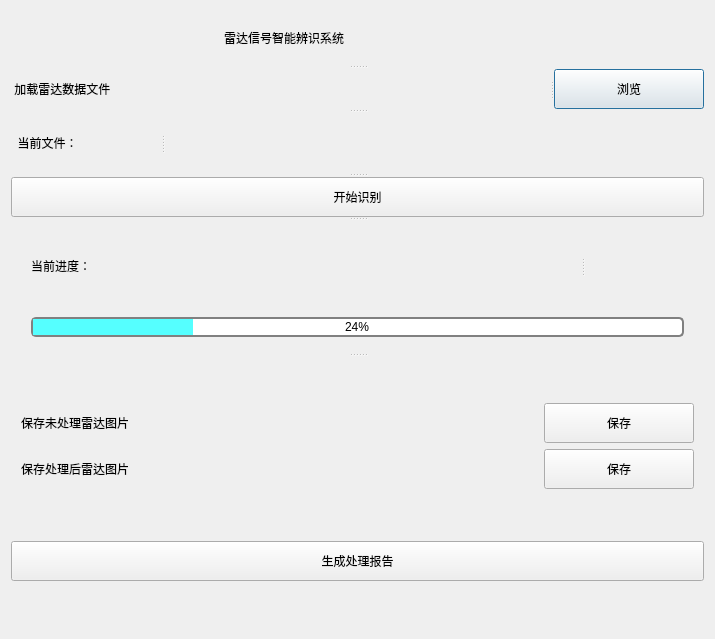
<?xml version="1.0" encoding="UTF-8"?>
<ui version="4.0">
 <class>RandaProcess</class>
 <widget class="QDialog" name="RandaProcess">
  <property name="geometry">
   <rect>
    <x>0</x>
    <y>0</y>
    <width>715</width>
    <height>639</height>
   </rect>
  </property>
  <property name="windowTitle">
   <string>RandaProcess</string>
  </property>
  <layout class="QHBoxLayout" name="horizontalLayout">
   <item>
    <widget class="QSplitter" name="splitter_5">
     <property name="orientation">
      <enum>Qt::Vertical</enum>
     </property>
     <widget class="QLabel" name="label_4">
      <property name="styleSheet">
       <string notr="true">font: 16pt &quot;Agency FB&quot;;</string>
      </property>
      <property name="text">
       <string>                                                                雷达信号智能辨识系统</string>
      </property>
     </widget>
     <widget class="QSplitter" name="splitter_4">
      <property name="orientation">
       <enum>Qt::Vertical</enum>
      </property>
      <widget class="QSplitter" name="splitter_3">
       <property name="orientation">
        <enum>Qt::Horizontal</enum>
       </property>
       <widget class="QLabel" name="label">
        <property name="styleSheet">
         <string notr="true">font: 16pt &quot;Agency FB&quot;;</string>
        </property>
        <property name="text">
         <string> 加载雷达数据文件</string>
        </property>
       </widget>
       <widget class="QPushButton" name="loadDZTButton">
        <property name="maximumSize">
         <size>
          <width>150</width>
          <height>40</height>
         </size>
        </property>
        <property name="text">
         <string>浏览</string>
        </property>
       </widget>
      </widget>
      <widget class="QSplitter" name="splitter_2">
       <property name="orientation">
        <enum>Qt::Horizontal</enum>
       </property>
       <widget class="QLabel" name="CurrentFile">
        <property name="minimumSize">
         <size>
          <width>101</width>
          <height>0</height>
         </size>
        </property>
        <property name="maximumSize">
         <size>
          <width>150</width>
          <height>60</height>
         </size>
        </property>
        <property name="text">
         <string>  当前文件：</string>
        </property>
       </widget>
       <widget class="QLabel" name="loadDZTfile">
        <property name="maximumSize">
         <size>
          <width>16777215</width>
          <height>60</height>
         </size>
        </property>
        <property name="text">
         <string/>
        </property>
       </widget>
      </widget>
      <widget class="QPushButton" name="processButton">
       <property name="maximumSize">
        <size>
         <width>16777215</width>
         <height>40</height>
        </size>
       </property>
       <property name="styleSheet">
        <string notr="true">font: 20pt &quot;Agency FB&quot;;</string>
       </property>
       <property name="text">
        <string>开始识别</string>
       </property>
      </widget>
     </widget>
     <widget class="QWidget" name="layoutWidget">
      <layout class="QVBoxLayout" name="verticalLayout">
       <property name="leftMargin">
        <number>20</number>
       </property>
       <property name="rightMargin">
        <number>20</number>
       </property>
       <item>
        <widget class="QSplitter" name="splitter">
         <property name="orientation">
          <enum>Qt::Horizontal</enum>
         </property>
         <widget class="QLabel" name="CurrentPro">
          <property name="minimumSize">
           <size>
            <width>101</width>
            <height>0</height>
           </size>
          </property>
          <property name="maximumSize">
           <size>
            <width>550</width>
            <height>60</height>
           </size>
          </property>
          <property name="text">
           <string>当前进度：</string>
          </property>
         </widget>
         <widget class="QLabel" name="CurrentOP">
          <property name="text">
           <string/>
          </property>
         </widget>
        </widget>
       </item>
       <item>
        <widget class="QProgressBar" name="progressBar">
         <property name="maximumSize">
          <size>
           <width>16777215</width>
           <height>20</height>
          </size>
         </property>
         <property name="styleSheet">
          <string notr="true">QProgressBar { border: 2px solid grey; border-radius: 5px; background-color: #FFFFFF;}QProgressBar::chunk { background-color: #55ffff; width: 10px;}QProgressBar { border: 2px solid grey; border-radius: 5px; text-align: center;}
</string>
         </property>
         <property name="value">
          <number>24</number>
         </property>
        </widget>
       </item>
      </layout>
     </widget>
     <widget class="QWidget" name="layoutWidget">
      <layout class="QGridLayout" name="gridLayout_2">
       <item row="0" column="0">
        <layout class="QGridLayout" name="gridLayout">
         <property name="leftMargin">
          <number>10</number>
         </property>
         <property name="rightMargin">
          <number>10</number>
         </property>
         <property name="bottomMargin">
          <number>0</number>
         </property>
         <item row="1" column="1">
          <widget class="QPushButton" name="saveProImageButton">
           <property name="maximumSize">
            <size>
             <width>150</width>
             <height>40</height>
            </size>
           </property>
           <property name="text">
            <string>保存</string>
           </property>
          </widget>
         </item>
         <item row="1" column="0">
          <widget class="QLabel" name="label_3">
           <property name="maximumSize">
            <size>
             <width>600</width>
             <height>90</height>
            </size>
           </property>
           <property name="styleSheet">
            <string notr="true">font: 16pt &quot;Agency FB&quot;;</string>
           </property>
           <property name="text">
            <string>保存处理后雷达图片</string>
           </property>
          </widget>
         </item>
         <item row="0" column="1">
          <widget class="QPushButton" name="saveImageButton">
           <property name="maximumSize">
            <size>
             <width>150</width>
             <height>40</height>
            </size>
           </property>
           <property name="text">
            <string>保存</string>
           </property>
          </widget>
         </item>
         <item row="0" column="0">
          <widget class="QLabel" name="label_2">
           <property name="maximumSize">
            <size>
             <width>600</width>
             <height>90</height>
            </size>
           </property>
           <property name="styleSheet">
            <string notr="true">font: 16pt &quot;Agency FB&quot;;</string>
           </property>
           <property name="text">
            <string>保存未处理雷达图片</string>
           </property>
          </widget>
         </item>
        </layout>
       </item>
       <item row="1" column="0">
        <widget class="QPushButton" name="proReportButton">
         <property name="maximumSize">
          <size>
           <width>1000</width>
           <height>40</height>
          </size>
         </property>
         <property name="styleSheet">
          <string notr="true">font: 20pt &quot;Agency FB&quot;;</string>
         </property>
         <property name="text">
          <string>生成处理报告</string>
         </property>
        </widget>
       </item>
      </layout>
     </widget>
    </widget>
   </item>
  </layout>
 </widget>
 <resources/>
 <connections/>
</ui>
